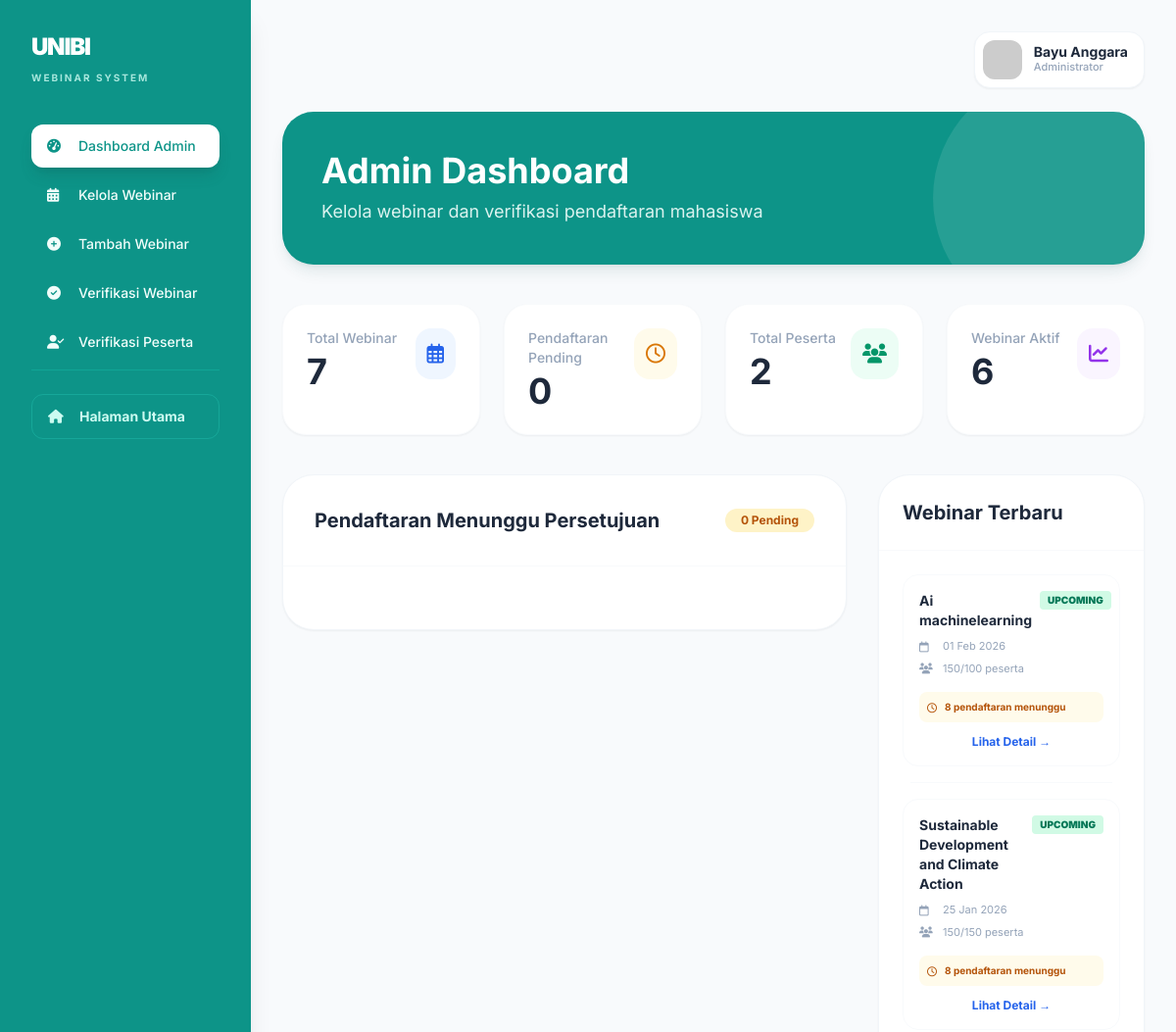
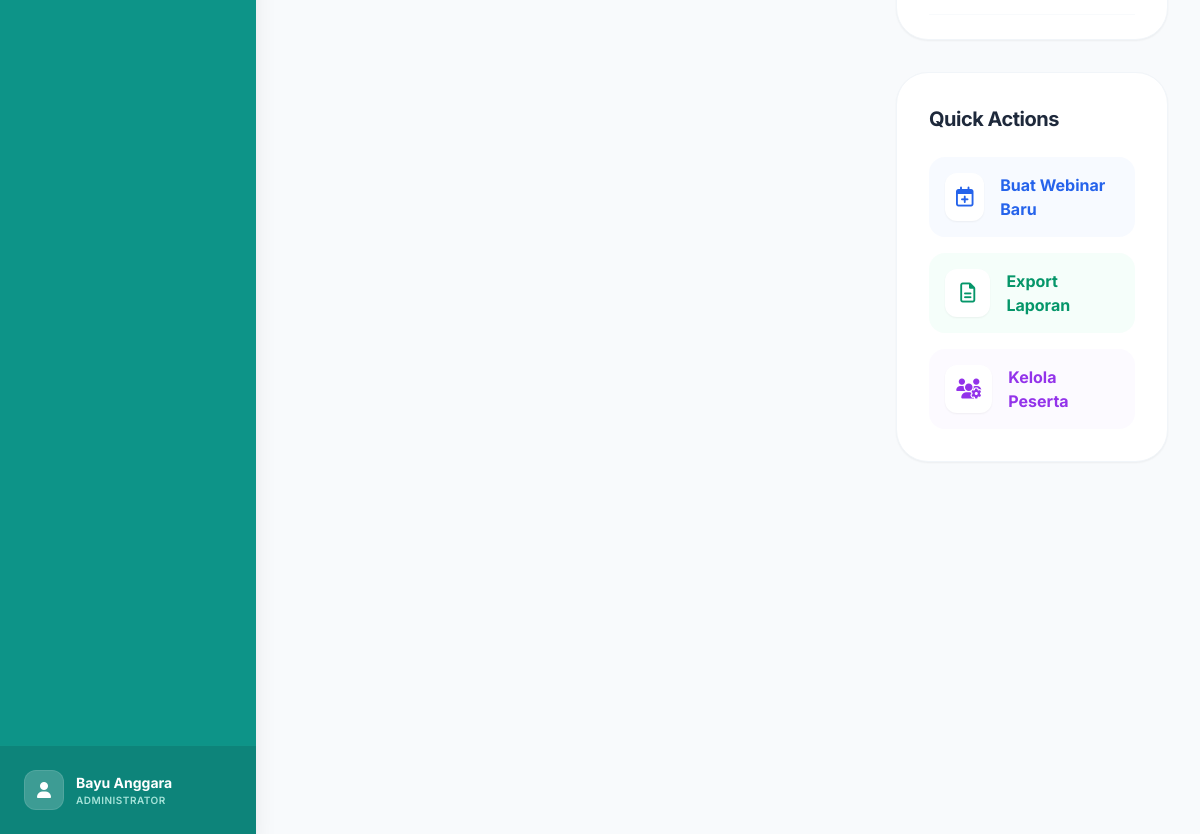
Screenshot of /admin/dashboard.php with the database file from the repository (2 pictures, top to bottom).
### tables this page shows
CREATE TABLE `webinar` (
  `id_webinar` int NOT NULL,
  `judul` varchar(200) DEFAULT NULL,
  `deskripsi` text,
  `kategori` varchar(50) DEFAULT NULL,
  `tanggal` date DEFAULT NULL,
  `waktu_mulai` time DEFAULT NULL,
  `waktu_selesai` time DEFAULT NULL,
  `pembicara` varchar(100) DEFAULT NULL,
  `platform` varchar(50) DEFAULT NULL,
  `poin_skkm` int DEFAULT NULL,
  `kuota_peserta` int DEFAULT NULL,
  `biaya` decimal(10,2) DEFAULT '0.00',
  `tipe_webinar` enum('gratis','berbayar') DEFAULT NULL,
  `status` enum('draft','publish','closed') DEFAULT 'draft',
  `status_verifikasi` enum('menunggu','disetujui','ditolak') DEFAULT 'menunggu',
  `tanggal_mulai_pendaftaran` datetime DEFAULT NULL,
  `tanggal_akhir_pendaftaran` datetime DEFAULT NULL,
  `id_penyelenggara` int DEFAULT NULL,
  `created_at` timestamp NOT NULL DEFAULT CURRENT_TIMESTAMP
);

### admin/dashboard.php (the view, shortened to what this page needs)
<?php
require_once '../config/database.php';
require_once '../includes/header.php';
$query_stats = "SELECT
    (SELECT COUNT(*) FROM webinar) as total_webinar,
    (SELECT COUNT(*) FROM pemantauan_webinar WHERE status_pendaftaran = 'menunggu') as pending,
    (SELECT COUNT(*) FROM pemantauan_webinar WHERE status_pendaftaran = 'disetujui') as total_peserta,
    (SELECT COUNT(*) FROM webinar WHERE status = 'publish') as webinar_aktif";
$result_stats = mysqli_query($conn, $query_stats);
$stats = mysqli_fetch_assoc($result_stats);
$query_webinars = "SELECT * FROM webinar ORDER BY tanggal DESC LIMIT 2";
$result_webinars = mysqli_query($conn, $query_webinars);
?>
<div class="p-8 bg-slate-50 min-h-screen">
    <div class="flex justify-end items-center mb-6">
        <div class="flex items-center gap-3 bg-white p-2 pr-4 rounded-2xl shadow-sm border border-slate-100">
            <img src="https://ui-avatars.com/api/?name=Bayu+Anggara&background=0D9488&color=fff" class="w-10 h-10 rounded-xl" alt="Profile">
            <div class="text-left">
                <p class="text-sm font-bold text-slate-800 leading-none">Bayu Anggara</p>
                <p class="text-[11px] text-slate-400 font-medium">Administrator</p>
            </div>
        </div>
    </div>
    <div class="bg-teal-600 rounded-[32px] p-10 text-white mb-10 shadow-lg shadow-teal-900/10 relative overflow-hidden">
        <div class="relative z-10">
            <h2 class="text-4xl font-bold mb-2">Admin Dashboard</h2>
            <p class="text-teal-50 text-lg opacity-90">Kelola webinar dan verifikasi pendaftaran mahasiswa</p>
        </div>
        <div class="absolute -right-10 -top-10 w-64 h-64 bg-white/10 rounded-full"></div>
    </div>
    <div class="grid grid-cols-1 md:grid-cols-2 lg:grid-cols-4 gap-6 mb-10">
        <div class="bg-white p-6 rounded-3xl shadow-sm border border-slate-50 flex justify-between items-start">
            <div>
                <p class="text-slate-400 text-sm font-medium">Total Webinar</p>
                <h3 class="text-4xl font-bold text-slate-800 mt-1"><?= number_format($stats['total_webinar']); ?></h3>
            </div>
            <div class="p-3 bg-blue-50 rounded-2xl text-blue-600">
                <i class="far fa-calendar-alt text-xl"></i>
            </div>
        </div>
        <div class="bg-white p-6 rounded-3xl shadow-sm border border-slate-50 flex justify-between items-start">
            <div>
                <p class="text-slate-400 text-sm font-medium">Pendaftaran Pending</p>
                <h3 class="text-4xl font-bold text-slate-800 mt-1"><?= number_format($stats['pending']); ?></h3>
            </div>
            <div class="p-3 bg-amber-50 rounded-2xl text-amber-600">
                <i class="far fa-clock text-xl"></i>
            </div>
        </div>
        <div class="bg-white p-6 rounded-3xl shadow-sm border border-slate-50 flex justify-between items-start">
            <div>
                <p class="text-slate-400 text-sm font-medium">Total Peserta</p>
                <h3 class="text-4xl font-bold text-slate-800 mt-1"><?= number_format($stats['total_peserta']); ?></h3>
            </div>
            <div class="p-3 bg-emerald-50 rounded-2xl text-emerald-600">
                <i class="fas fa-users text-xl"></i>
            </div>
        </div>
        <div class="bg-white p-6 rounded-3xl shadow-sm border border-slate-50 flex justify-between items-start">
            <div>
                <p class="text-slate-400 text-sm font-medium">Webinar Aktif</p>
                <h3 class="text-4xl font-bold text-slate-800 mt-1"><?= number_format($stats['webinar_aktif']); ?></h3>
            </div>
            <div class="p-3 bg-purple-50 rounded-2xl text-purple-600">
                <i class="fas fa-chart-line text-xl"></i>
            </div>
        </div>
    </div>
    <div class="grid grid-cols-1 lg:grid-cols-3 gap-8">
        <div class="lg:col-span-2">
            <div class="bg-white rounded-[32px] shadow-sm border border-slate-100 overflow-hidden">
                <div class="p-8 border-b border-slate-50 flex justify-between items-center">
                    <h3 class="text-xl font-bold text-slate-800">Pendaftaran Menunggu Persetujuan</h3>
                    <span class="bg-amber-100 text-amber-700 px-4 py-1 rounded-full text-xs font-bold"><?= $stats['pending']; ?> Pending</span>
                </div>
                <div class="p-8 space-y-6">
                </div>
            </div>
        </div>
        <div class="space-y-8">
            <div class="bg-white rounded-[32px] shadow-sm border border-slate-100 overflow-hidden">
                <div class="p-6 border-b border-slate-50">
                    <h3 class="text-xl font-bold text-slate-800">Webinar Terbaru</h3>
                </div>
                <div class="p-6 space-y-4">
                    <?php while($webinar = mysqli_fetch_assoc($result_webinars)): ?>
                    <div class="p-4 bg-white border border-slate-50 rounded-2xl hover:bg-slate-50/50 transition-all">
                        <div class="flex justify-between items-start mb-2">
                            <h4 class="font-bold text-slate-800 text-sm pr-2"><?= $webinar['judul']; ?></h4>
                            <span class="bg-emerald-100 text-emerald-700 text-[10px] font-black px-2 py-0.5 rounded uppercase">Upcoming</span>
                        </div>
                        <div class="space-y-1.5 mb-4">
                            <div class="flex items-center gap-2 text-[11px] text-slate-400">
                                <i class="far fa-calendar w-4"></i> <?= date('d M Y', strtotime($webinar['tanggal'])); ?>
                            </div>
                            <div class="flex items-center gap-2 text-[11px] text-slate-400">
                                <i class="fas fa-users w-4"></i> 150/<?= $webinar['kuota_peserta']; ?> peserta
                            </div>
                        </div>
                        <div class="bg-amber-50 text-amber-700 text-[10px] font-bold p-2 rounded-lg flex items-center gap-2 mb-3">
                            <i class="far fa-clock"></i> 8 pendaftaran menunggu
                        </div>
                        <a href="#" class="text-blue-600 text-xs font-bold hover:underline flex items-center justify-center">Lihat Detail →</a>
                    </div>
                    <div class="h-px bg-slate-50 mx-2"></div>
                    <?php endwhile; ?>
                </div>
            </div>
            <div class="bg-white rounded-[32px] shadow-sm border border-slate-100 overflow-hidden p-8">
                <h3 class="text-xl font-bold text-slate-800 mb-6 tracking-tight">Quick Actions</h3>
                <div class="space-y-4">
                    <a href="tambah-webinar.php" class="flex items-center gap-4 p-4 bg-blue-50/50 rounded-2xl group hover:bg-blue-600 transition-all">
                        <div class="w-12 h-12 bg-white rounded-xl shadow-sm flex items-center justify-center text-blue-600 group-hover:bg-blue-500 group-hover:text-white transition-all">
                            <i class="far fa-calendar-plus text-xl"></i>
                        </div>
                        <span class="font-bold text-blue-600 group-hover:text-white transition-all">Buat Webinar Baru</span>
                    </a>
                    <button class="w-full flex items-center gap-4 p-4 bg-emerald-50/50 rounded-2xl group hover:bg-emerald-600 transition-all text-left">
                        <div class="w-12 h-12 bg-white rounded-xl shadow-sm flex items-center justify-center text-emerald-600 group-hover:bg-emerald-500 group-hover:text-white transition-all">
                            <i class="far fa-file-alt text-xl"></i>
                        </div>
                        <span class="font-bold text-emerald-600 group-hover:text-white transition-all">Export Laporan</span>
                    </button>
                    <a href="verifikasi-pendaftaran.php" class="flex items-center gap-4 p-4 bg-purple-50/50 rounded-2xl group hover:bg-purple-600 transition-all">
                        <div class="w-12 h-12 bg-white rounded-xl shadow-sm flex items-center justify-center text-purple-600 group-hover:bg-purple-500 group-hover:text-white transition-all">
                            <i class="fas fa-users-cog text-xl"></i>
                        </div>
                        <span class="font-bold text-purple-600 group-hover:text-white transition-all">Kelola Peserta</span>
                    </a>
                </div>
            </div>
        </div>
    </div>
</div>
<?php require_once '../includes/footer.php'; ?>

### includes/header.php (style rules this page uses)
body { font-family: 'Inter', sans-serif; opacity: 0; transition: opacity 0.3s ease; }
body.loaded { opacity: 1; }

### rows the page displays
webinar: judul "Ai machinelearning", tanggal "01 Feb 2026", kuota_peserta "100"
webinar: judul "Sustainable Development and Climate Action", tanggal "25 Jan 2026", kuota_peserta "150"

### other values shown
$menu[2] "Dashboard Admin"
$menu[2] "Kelola Webinar"
$menu[2] "Tambah Webinar"
$menu[2] "Verifikasi Webinar"
$menu[2] "Verifikasi Peserta"
$stats['total_webinar'] "7"
$stats['pending'] "0"
$stats['total_peserta'] "2"
$stats['webinar_aktif'] "6"
